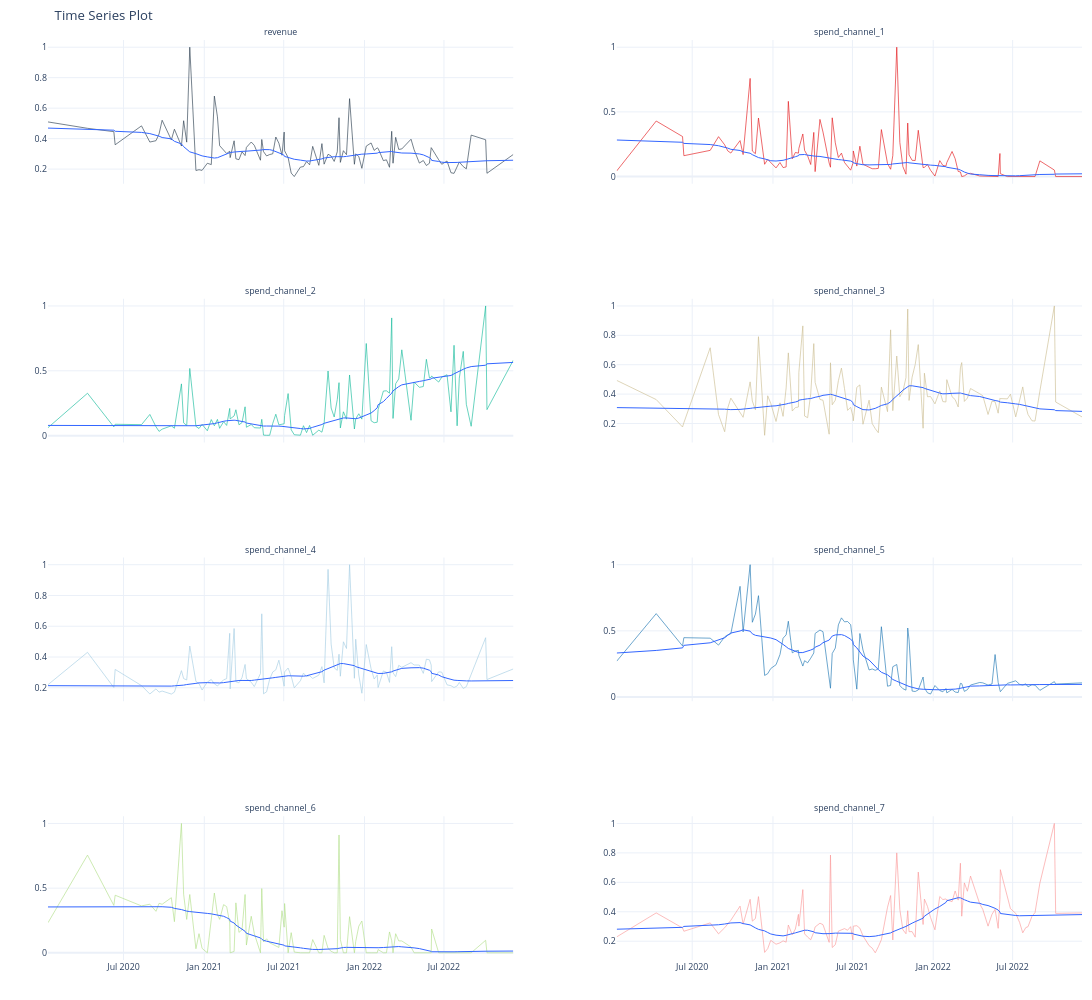

Notebook code for this chart:
### Code cell
df_scaled.melt(id_vars=['start_of_week'], value_vars=['revenue',
 'spend_channel_1',
 'spend_channel_2',
 'spend_channel_3',
 'spend_channel_4',
 'spend_channel_5',
 'spend_channel_6',
 'spend_channel_7']).groupby("variable").plot_timeseries("start_of_week", "value", color_column="variable", facet_ncol=2, width=1200, height=1000, legend_show=False)
